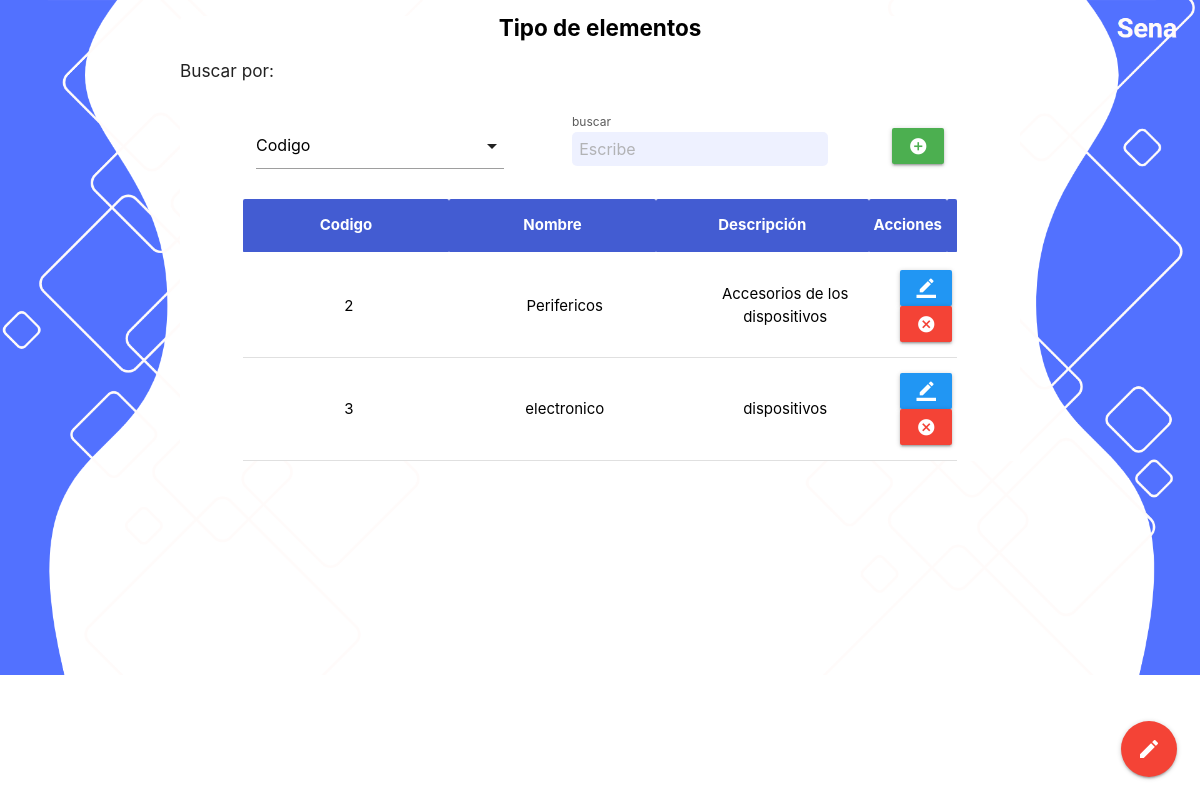
The page /WALLIE_V1.0/TipoElementos/View/listarTipoElementos.php on the database its author committed.
### tables this page shows
CREATE TABLE `tipo_elemento` (
  `Tipo_Cod` int(11) NOT NULL AUTO_INCREMENT,
  `Tipo_Desc` varchar(200) DEFAULT NULL,
  `Tipo_Nombre` varchar(60) DEFAULT NULL,
  PRIMARY KEY (`Tipo_Cod`)
);

### WALLIE_V1.0/Model/CRUD_Conexion.php (called while the page is built, shortened)
<?php
    class classCRUD{
        private $connection;
        function __construct() {
            $this->connection = new connectionDB();
        }
        function selectBD($tabla,$campo,$condicion){
            $dato="*";
            $mysqli = $this->connection->getConnect();
            if ($campo != null) {
              $select = "SELECT ".$dato." FROM ".$tabla." WHERE ".$campo." LIKE '%".$condicion."%';";
              $resultado = $mysqli->query($select);
            } else {
              $select = "SELECT ".$dato." FROM ".$tabla.";";
              $resultado = $mysqli->query($select);
            }
            $dato = array();
            if ($resultado->num_rows > 0) {
                while($fila = $resultado->fetch_assoc()) {
                    $dato[] = $fila;
                }
            }
            return $dato;
        }
    }
?>

### WALLIE_V1.0/TipoElementos/Controller/controllerTipoElementos.php (called while the page is built, shortened)
<?php
    include("../../Model/CRUD_Conexion.php");
    $tabla_nom="tipo_elemento";
    if (isset($_POST['btn_buscar'])) {
        $campo=$_POST["opciones"];
        $condicion=$_POST["condicion"];
        $listar_tipoElementos=new classCRUD();
        $dato=$listar_tipoElementos->selectBD($tabla_nom,$campo,$condicion);
        include "../View/selectTipoElementos.php";
    }else{
        $campo=$_POST["opciones"]??null;
        $condicion=$_POST["condicion"]??null;
        $listar_tipoElementos=new classCRUD();
        $dato=$listar_tipoElementos->selectBD($tabla_nom,$campo,$condicion);
    }
?>

### WALLIE_V1.0/TipoElementos/View/selectTipoElementos.php (the view, shortened to what this page needs)
<!DOCTYPE html>
<html lang="en">
<head>
</head>
<body>
    <table class="highlight tabla">
        <tbody>
            <?php
                foreach ($dato as $valor) {
                    ?>
                      <tr>
                          <td class="center"><?php echo $valor["Tipo_Cod"];?></td>
                          <td class="center"><?php echo $valor["Tipo_Nombre"];?></td>
                          <td class="center"><?php echo $valor["Tipo_Desc"];?></td>
                          <td>
                              <div class="center">
                                  <a class="modal-trigger btn blue tooltipped" data-position="top" data-tooltip="Editar" href="#modalCrudTipoElementos" onclick="editarTipoElementos('editar','<?php echo $valor['Tipo_Cod']?>','Tipo_Cod')"><i class="material-icons">border_color</i></a>
                                  <a class="modal-trigger btn red tooltipped" data-position="top" data-tooltip="Eliminar" href="#modalCrudTipoElementos" onclick="eliminarTipoElementos('eliminar','<?php echo $valor['Tipo_Cod']?>','Tipo_Cod')"><i class="material-icons">cancel</i></a>
                              </div>
                          </td>
                      </tr>
                    <?php
                }
            ?>
        </tbody>
    </table>
</body>
</html>

### WALLIE_V1.0/CSS/listarRol.css (style rules this page uses)
* { margin: 0; padding: 0; box-sizing: border-box; text-decoration: none; outline: none; scroll-behavior: smooth; }
body { background-image: url(../img/fondoNuevo.png); background-repeat: no-repeat; background-size: cover; }
html { overflow-x: hidden; overflow-y: hidden; }
td { width: 33.3%; }
.tabla tbody { background-color: #ffffff; color: rgb(0, 0, 0); }

### rows shown on the page
tipo_elemento: Tipo_Cod "2", Tipo_Nombre "Perifericos", Tipo_Desc "Accesorios de los dispositivos"
tipo_elemento: Tipo_Cod "3", Tipo_Nombre "electronico", Tipo_Desc "dispositivos"
